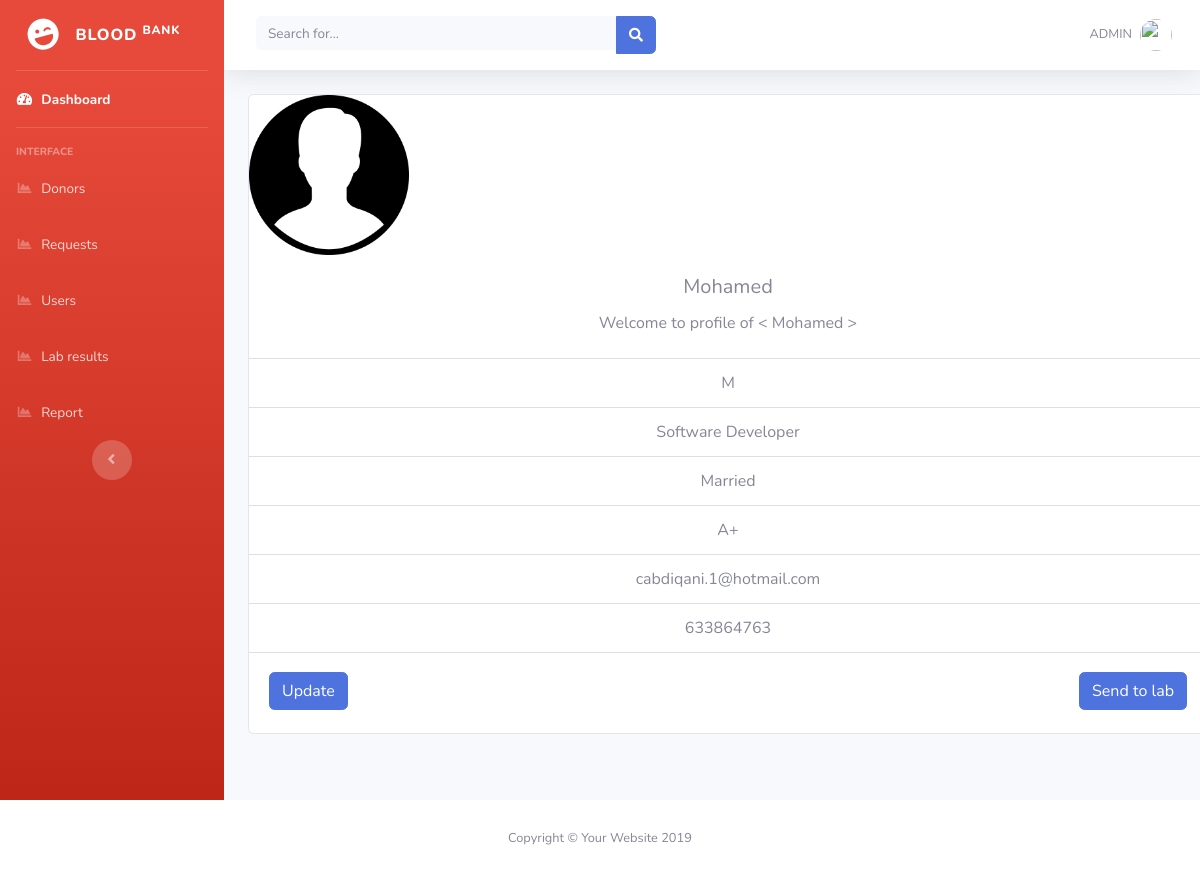
The app's page /Admin/donorProfile.php?donor_id=14 with its own data.
### tables this page shows
CREATE TABLE `donor` (
  `donor_id` int(100) NOT NULL,
  `full_name` varchar(100) NOT NULL,
  `gender` varchar(100) NOT NULL,
  `job` varchar(100) NOT NULL,
  `martial_status` varchar(100) NOT NULL,
  `blood_type` varchar(100) NOT NULL,
  `email` varchar(100) NOT NULL,
  `contact_no` int(100) NOT NULL,
  `unit` int(11) NOT NULL
);

### Admin/donorProfile.php (the view, shortened to what this page needs)
<?php
include('includes/header.php');
include('includes/navbar.php');
include('connection.php');
?>
<?php
        if(isset($_GET['donor_id'])){
        $donor_id = $_GET['donor_id'];
       $row= mysqli_query($conn,"SELECT * FROM `donor` WHERE donor_id ='$donor_id'");
       while ( $user=mysqli_fetch_array($row)){ ?>
<div class="container">
    <div class="card text-center " style="width: 60rem; height:40rem;">
        <img class="card-img-top rounded" style="width: 10rem;" src="img/pro1.png " alt="donor profile">
        <div class="card-body">
            <h5 class="card-title"><?php echo $user['full_name']?></h5>
            <p class="card-text">Welcome to profile of < <?php echo $user['full_name']?> >
            </p>
        </div>
        <ul class="list-group list-group-flush">
            <li class="list-group-item"><?php echo $user['gender'] ?></li>
            <li class="list-group-item"><?php echo $user['job'] ?></li>
            <li class="list-group-item"><?php echo $user['martial_status'] ?></li>
            <li class="list-group-item"><?php echo $user['blood_type'] ?></li>
            <li class="list-group-item"><?php echo $user['email'] ?></li>
            <li class="list-group-item"><?php echo $user['contact_no'] ?></li>
        </ul>
        <div class="card-body">
           <?php } }?>
                <button type="button" class="btn btn-primary float-left" data-toggle="modal" data-target=".bd-example-modal-lg">Update</button>
                <button type="button"  class="btn btn-primary float-right" data-toggle="modal" data-target="#sendToLab" >
                    Send to lab
                </button>
                        </div>
                    </div>
                </div>
        </div>
    </div>
</div>
<?php
include('includes/footer.php');
?>

### records on screen
donor: full_name "Mohamed", gender "M", job "Software Developer", martial_status "Married", blood_type "A+", email "cabdiqani.1@hotmail.com", contact_no "633864763"
